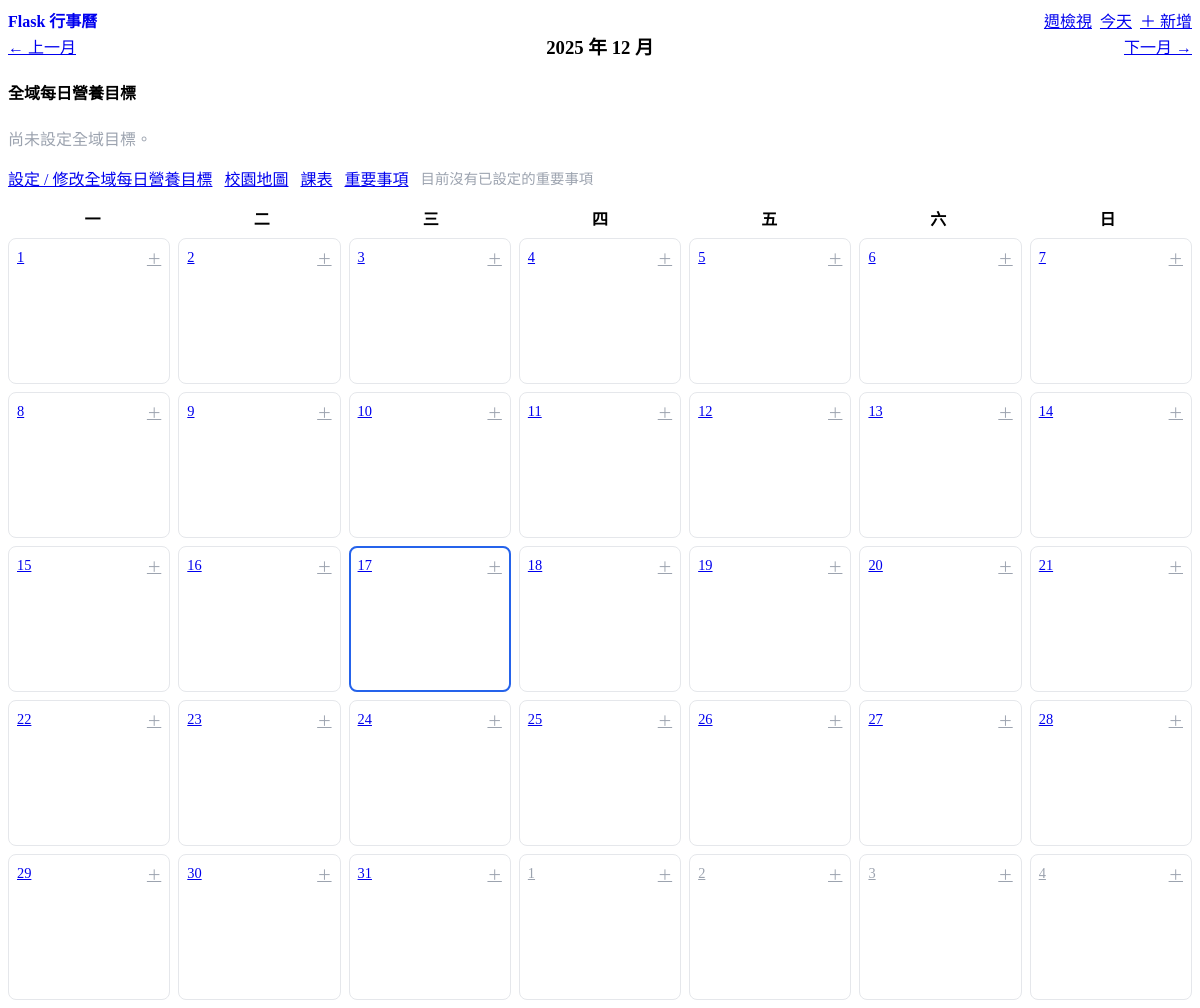
Before: / with the older database file.
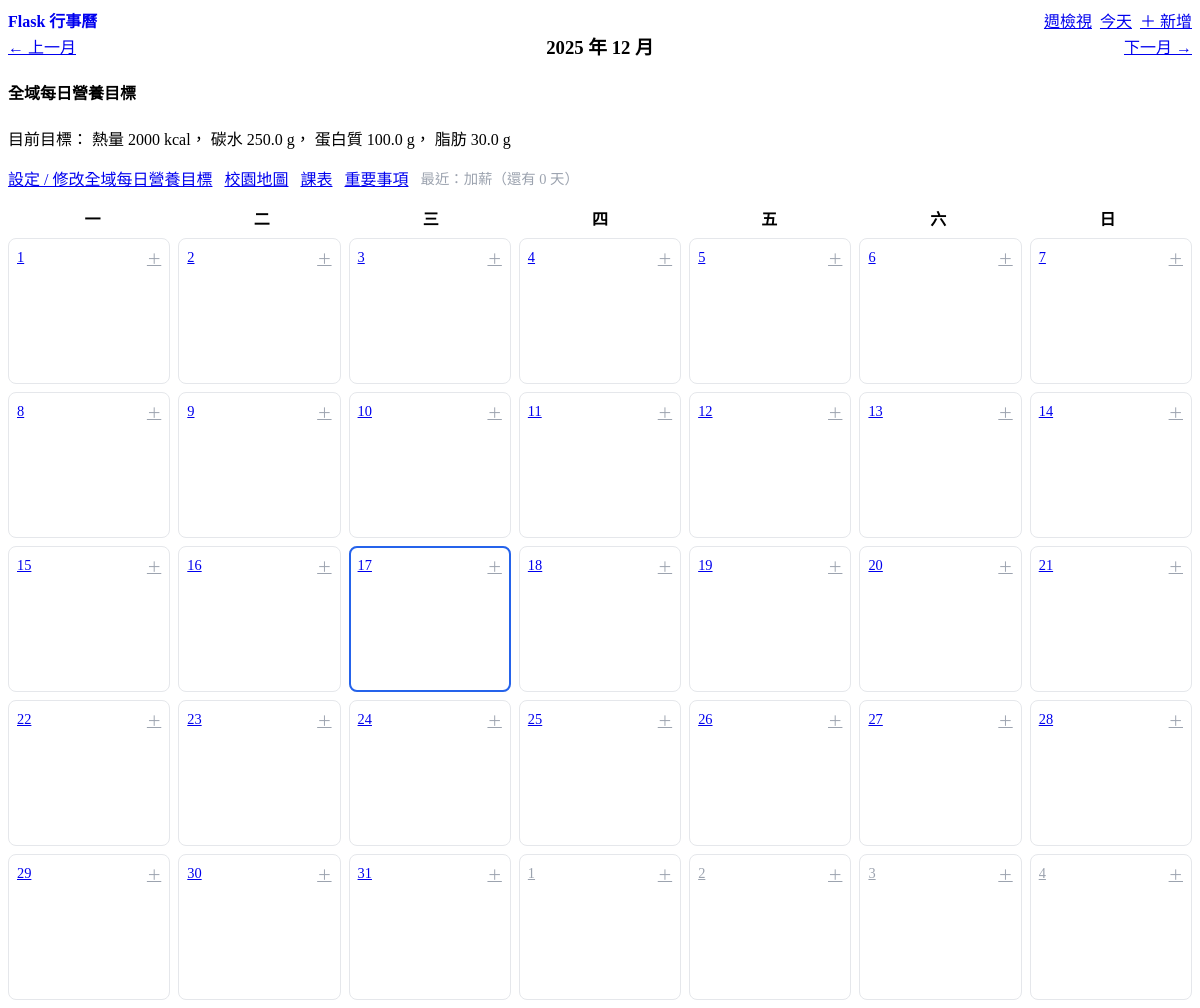
After: the same page with the newer database file.
### app.py (models this page shows)
class DailyNutritionGoal(db.Model):
    __tablename__ = "daily_nutrition_goals"
    id = db.Column(db.Integer, primary_key=True)
    date = db.Column(db.Date, nullable=False, unique=True)
    kcal_target = db.Column(db.Float, default=0.0)
    carb_target = db.Column(db.Float, default=0.0)
    protein_target = db.Column(db.Float, default=0.0)
    fat_target = db.Column(db.Float, default=0.0)

class ImportantItem(db.Model):
    __tablename__ = "important_items"
    id = db.Column(db.Integer, primary_key=True)
    title = db.Column(db.String(120), nullable=False)
    date = db.Column(db.Date, nullable=False)
    description = db.Column(db.Text, nullable=True)
    created_at = db.Column(db.DateTime, default=func.now())

### app.py (the view)
@app.route("/")
def index():
    try:
        year = int(request.args.get("year", datetime.today().year))
        month = int(request.args.get("month", datetime.today().month))
    except ValueError:
        year, month = datetime.today().year, datetime.today().month
    first_day, last_day = month_range(year, month)
    items = (
        CalendarItem.query
        .filter(CalendarItem.date.between(first_day, last_day))
        .order_by(CalendarItem.date.asc(), CalendarItem.start_time.asc())
        .all()
    )
    items_by_date = {}
    for it in items:
        items_by_date.setdefault(it.date, []).append(it)
    cal = calendar.Calendar(firstweekday=0)
    weeks = cal.monthdatescalendar(year, month)
    (prev_y, prev_m), (next_y, next_m) = month_nav(year, month)
    strength_dates = strength_dates_between(first_day, last_day)
    nutrition_goal = get_global_nutrition_goal()
    next_important, next_important_days = get_next_important()
    return render_template(
        "index.html",
        year=year,
        month=month,
        weeks=weeks,
        items_by_date=items_by_date,
        prev_year=prev_y,
        prev_month=prev_m,
        next_year=next_y,
        next_month=next_m,
        today=date.today(),
        strength_dates=strength_dates,
        nutrition_goal=nutrition_goal,
        next_important=next_important,
        next_important_days=next_important_days,
    )

### app.py (called while the page is built)
def month_range(year: int, month: int):
    first_day = date(year, month, 1)
    _, last = calendar.monthrange(year, month)
    return first_day, date(year, month, last)

def month_nav(year: int, month: int):
    this = date(year, month, 1)
    prev_month = (this.replace(day=1) - timedelta(days=1)).replace(day=1)
    next_month = (this.replace(day=28) + timedelta(days=4)).replace(day=1)
    return (prev_month.year, prev_month.month), (next_month.year, next_month.month)

def strength_dates_between(start_d: date, end_d: date):
    rows = (
        StrengthSet.query.with_entities(StrengthSet.date)
        .filter(StrengthSet.date.between(start_d, end_d))
        .group_by(StrengthSet.date)
        .all()
    )
    return {r.date for r in rows}

def get_global_nutrition_goal():
    return DailyNutritionGoal.query.order_by(DailyNutritionGoal.id.asc()).first()

def get_next_important():
    today = date.today()
    row = (
        ImportantItem.query
        .filter(ImportantItem.date >= today)
        .order_by(ImportantItem.date.asc())
        .first()
    )
    if row:
        days_left = (row.date - today).days
        return row, days_left
    return None, None

### templates/index.html (shortened to what this page needs)
{% extends "base.html" %}
{% block content %}
<div class="topbar">
  <a href="{{ url_for('index', year=prev_year, month=prev_month) }}">← 上一月</a>
  <h3 style="margin:0;">{{ year }} 年 {{ "%02d"|format(month) }} 月</h3>
  <a href="{{ url_for('index', year=next_year, month=next_month) }}">下一月 →</a>
</div>
<section style="margin-bottom:1rem;">
  <h4>全域每日營養目標</h4>
  {% if nutrition_goal %}
    <p>
      目前目標：
      熱量 {{ '%.0f'|format(nutrition_goal.kcal_target) }} kcal，
      碳水 {{ '%.1f'|format(nutrition_goal.carb_target) }} g，
      蛋白質 {{ '%.1f'|format(nutrition_goal.protein_target) }} g，
      脂肪 {{ '%.1f'|format(nutrition_goal.fat_target) }} g
    </p>
  {% else %}
    <p class="muted">尚未設定全域目標。</p>
  {% endif %}
  <div style="display:flex; gap:.75rem; flex-wrap:wrap; align-items:center; margin-top:.25rem;">
    <a href="{{ url_for('nutrition_goal_page') }}" role="button">
      設定 / 修改全域每日營養目標
    </a>
    <a href="https://taiming20030.wixsite.com/taiwantechsmap"
       target="_blank" rel="noopener"
       role="button" class="contrast">
      校園地圖
    </a>
    <a href="{{ url_for('timetable') }}" role="button" class="secondary">
      課表
    </a>
    <a href="{{ url_for('important') }}" role="button" class="secondary">
      重要事項
    </a>
    <span class="muted" style="font-size:0.9rem;">
      {% if next_important %}
        最近：{{ next_important.title }}（還有 {{ next_important_days }} 天）
      {% else %}
        目前沒有已設定的重要事項
      {% endif %}
    </span>
  </div>
</section>
<div class="header">
  <div>一</div><div>二</div><div>三</div><div>四</div><div>五</div><div>六</div><div>日</div>
</div>
<div class="calendar">
  {% for week in weeks %}
    {% for d in week %}
      {% set is_this_month = (d.month == month) %}
      {% set classes = "day" %}
      {% if d == today %}{% set classes = classes + " today" %}{% endif %}
      <div class="{{ classes }}">
        <div class="datebox">
          <a href="{{ url_for('day_view', datestr=d.strftime('%Y-%m-%d')) }}"
             class="{{ '' if is_this_month else 'muted' }}">{{ d.day }}</a>
          <div style="display:flex; gap:.35rem; align-items:center;">
            <a href="{{ url_for('add', date=d.strftime('%Y-%m-%d')) }}" class="muted">＋</a>
          </div>
        </div>
      </div>
    {% endfor %}
  {% endfor %}
</div>
{% endblock %}

### templates/base.html (shortened to what this page needs)
<!doctype html>
<html lang="zh-Hant">
<head>
  <link rel="stylesheet" href="https://cdn.jsdelivr.net/npm/@picocss/pico@2/css/pico.min.css">
</head>
<body class="container">
  <nav class="topbar">
    <strong><a href="{{ url_for('index') }}" style="text-decoration:none;">Flask 行事曆</a></strong>
    <div class="nav-right">
      <a href="{{ url_for('week_view') }}">週檢視</a>
      <a href="{{ url_for('day_view', datestr=(today if today else namespace()).strftime('%Y-%m-%d')) if today else '#' }}">今天</a>
      <a href="{{ url_for('add') }}" role="button">＋ 新增</a>
    </div>
  </nav>
  <main>
    {% block content %}{% endblock %}
  </main>
</body>
</html>

### templates/base.html (style rules this page uses)
.calendar { display: grid; grid-template-columns: repeat(7, 1fr); gap: .5rem; }
.day { border: 1px solid #e5e7eb; border-radius: .5rem; padding: .5rem; min-height: 8rem; background:#fff; }
.muted { color:#9ca3af; }
.header { display:grid; grid-template-columns: repeat(7, 1fr); text-align:center; margin:.5rem 0; font-weight:600; }
.datebox { font-size:.9rem; display:flex; justify-content:space-between; align-items:center; gap:.25rem; }
.today { outline: 2px solid #2563eb; outline-offset: -2px; border-radius:.5rem; }
.topbar { display:flex; gap:.5rem; justify-content:space-between; align-items:center; }
.nav-right { display:flex; gap:.5rem; align-items:center; }

Changed rows visible on the page:
added DailyNutritionGoal: kcal_target "2000", carb_target "250.0", protein_target "100.0", fat_target "30.0"
added ImportantItem: title "加薪"
Other visible differences:
{{ next_important_days }}: (not shown) → "0"
text no longer shown: "尚未設定全域目標。 目前沒有已設定的重要事項"
text now shown: "目前目標： 熱量 kcal， 碳水 g， 蛋白質 g， 脂肪 g 最近： （還有 天）"
